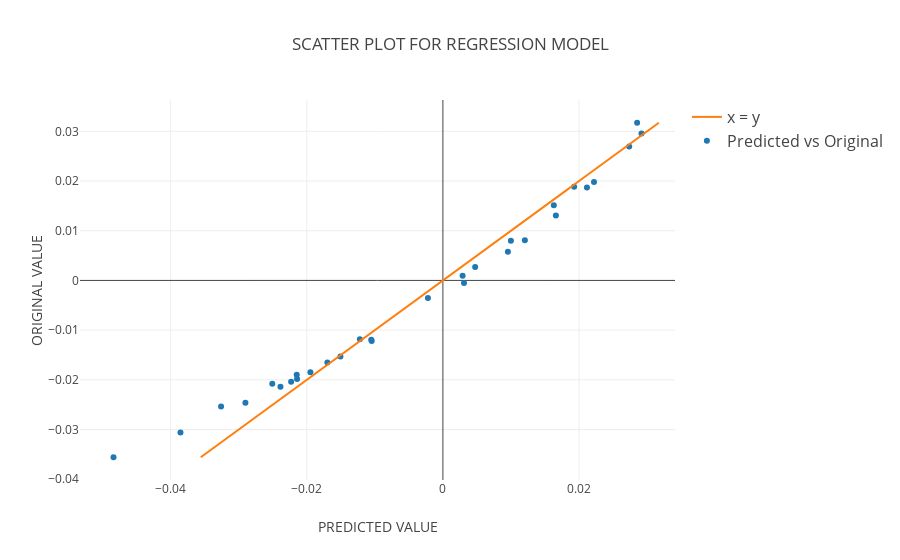

The cell this chart's notebook holds for it:
### Markdown cell above
## REGRESSION MODEL PLOT ##

### Code cell
trace1 = go.Scatter(
    x=reg.predict(X_test),
    y= Y_test,
    mode='markers',
    name = 'Predicted vs Original',
    line=dict(shape='linear')
)
trace2 = go.Scatter(
    x= Y_test,
    y= Y_test,
    mode='lines',
    name = 'x = y',
    line=dict(shape='linear')
)
data = [trace1, trace2]
layout = dict(
    title='SCATTER PLOT FOR REGRESSION MODEL',
    xaxis=dict(
        title='PREDICTED VALUE '
    ),
    yaxis=dict(
        title='ORIGINAL VALUE'
    ),
    legend=dict(
        traceorder='reversed',
        font=dict(size=16)
    )
)
fig = dict(data=data, layout=layout)
plot.iplot(fig, filename='TREEAGE_Regression Model')

### Figure 1 — Plotly figure (JSON) as saved in the notebook; plotly's stock layout.template omitted (floating-point values rounded to 4 significant figures)
{"data": [{"line": {"shape": "linear"}, "mode": "markers", "name": "Predicted vs Original", "type": "scatter", "x": [0.003102, 0.0166, 0.009549, -0.02142, -0.01947, -0.02386, -0.02901, -0.01053, 0.01204, 0.004739, 0.02853, -0.04839, 0.01629, -0.01697, -0.002201, 0.002895, -0.01219, 0.0222, -0.01046, 0.02737, -0.0223, 0.01928, -0.02147, -0.03259, -0.01506, 0.02918, -0.03855, 0.00999, -0.02506, 0.02116], "y": [-0.0005076, 0.01307, 0.005786, -0.01982, -0.01846, -0.02139, -0.02461, -0.01195, 0.00807, 0.002696, 0.03172, -0.03557, 0.0151, -0.0165, -0.003517, 0.0009515, -0.01182, 0.01982, -0.01217, 0.02696, -0.02038, 0.01884, -0.01897, -0.02538, -0.01533, 0.02954, -0.03058, 0.007965, -0.02081, 0.01868]}, {"line": {"shape": "linear"}, "mode": "lines", "name": "x = y", "type": "scatter", "x": [-0.0005076, 0.01307, 0.005786, -0.01982, -0.01846, -0.02139, -0.02461, -0.01195, 0.00807, 0.002696, 0.03172, -0.03557, 0.0151, -0.0165, -0.003517, 0.0009515, -0.01182, 0.01982, -0.01217, 0.02696, -0.02038, 0.01884, -0.01897, -0.02538, -0.01533, 0.02954, -0.03058, 0.007965, -0.02081, 0.01868], "y": [-0.0005076, 0.01307, 0.005786, -0.01982, -0.01846, -0.02139, -0.02461, -0.01195, 0.00807, 0.002696, 0.03172, -0.03557, 0.0151, -0.0165, -0.003517, 0.0009515, -0.01182, 0.01982, -0.01217, 0.02696, -0.02038, 0.01884, -0.01897, -0.02538, -0.01533, 0.02954, -0.03058, 0.007965, -0.02081, 0.01868]}], "layout": {"legend": {"font": {"size": 16}, "traceorder": "reversed"}, "title": "SCATTER PLOT FOR REGRESSION MODEL", "xaxis": {"title": "PREDICTED VALUE "}, "yaxis": {"title": "ORIGINAL VALUE"}}}
